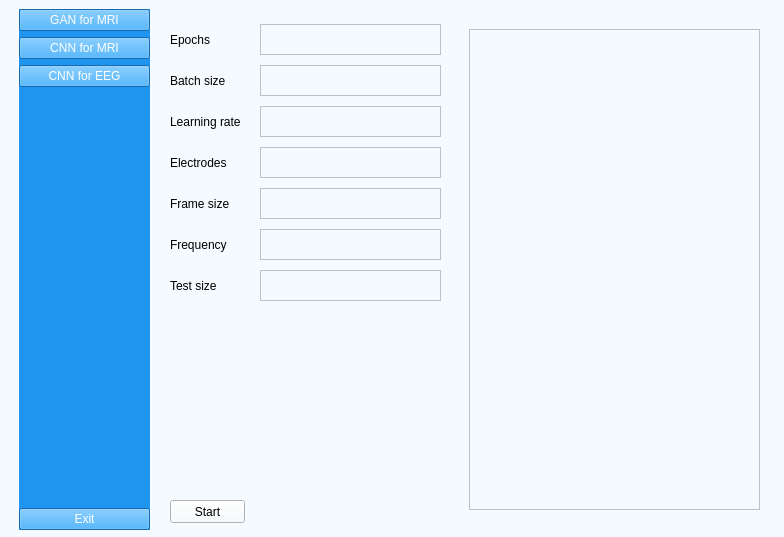
<?xml version="1.0" encoding="UTF-8"?>
<ui version="4.0">
 <class>MainWindow</class>
 <widget class="QMainWindow" name="MainWindow">
  <property name="geometry">
   <rect>
    <x>0</x>
    <y>0</y>
    <width>784</width>
    <height>537</height>
   </rect>
  </property>
  <property name="windowTitle">
   <string>MainWindow</string>
  </property>
  <property name="styleSheet">
   <string notr="true">background-color: rgb(245, 250, 254);</string>
  </property>
  <widget class="QWidget" name="centralwidget">
   <widget class="QWidget" name="buttons_widget" native="true">
    <property name="geometry">
     <rect>
      <x>19</x>
      <y>9</y>
      <width>131</width>
      <height>521</height>
     </rect>
    </property>
    <property name="styleSheet">
     <string notr="true">QWidget{
	background-color: rgb(31, 149, 239);
}
QPushButton{
	color:white;
	text-align:center;
}</string>
    </property>
    <layout class="QVBoxLayout" name="verticalLayout_2">
     <item>
      <layout class="QVBoxLayout" name="verticalLayout">
       <item>
        <widget class="QPushButton" name="GAN_MRI_Button">
         <property name="text">
          <string>GAN for MRI</string>
         </property>
         <property name="checkable">
          <bool>true</bool>
         </property>
         <property name="autoExclusive">
          <bool>true</bool>
         </property>
        </widget>
       </item>
       <item>
        <widget class="QPushButton" name="CNN_MRI_Botton">
         <property name="text">
          <string>CNN for MRI</string>
         </property>
         <property name="checkable">
          <bool>true</bool>
         </property>
         <property name="autoExclusive">
          <bool>true</bool>
         </property>
        </widget>
       </item>
       <item>
        <widget class="QPushButton" name="CNN_EEG_Button">
         <property name="text">
          <string>CNN for EEG</string>
         </property>
         <property name="checkable">
          <bool>true</bool>
         </property>
         <property name="autoExclusive">
          <bool>true</bool>
         </property>
        </widget>
       </item>
      </layout>
     </item>
     <item>
      <spacer name="verticalSpacer">
       <property name="orientation">
        <enum>Qt::Vertical</enum>
       </property>
       <property name="sizeHint" stdset="0">
        <size>
         <width>20</width>
         <height>382</height>
        </size>
       </property>
      </spacer>
     </item>
     <item>
      <widget class="QPushButton" name="exitButton">
       <property name="text">
        <string>Exit</string>
       </property>
      </widget>
     </item>
    </layout>
   </widget>
   <widget class="QWidget" name="main_widget" native="true">
    <property name="geometry">
     <rect>
      <x>160</x>
      <y>10</y>
      <width>621</width>
      <height>521</height>
     </rect>
    </property>
    <widget class="QWidget" name="widget" native="true">
     <property name="geometry">
      <rect>
       <x>299</x>
       <y>9</y>
       <width>311</width>
       <height>501</height>
      </rect>
     </property>
     <widget class="QTextEdit" name="terminal_Window">
      <property name="geometry">
       <rect>
        <x>10</x>
        <y>10</y>
        <width>291</width>
        <height>481</height>
       </rect>
      </property>
     </widget>
    </widget>
    <widget class="QPushButton" name="startButton">
     <property name="geometry">
      <rect>
       <x>10</x>
       <y>490</y>
       <width>75</width>
       <height>23</height>
      </rect>
     </property>
     <property name="text">
      <string>Start</string>
     </property>
    </widget>
    <widget class="QWidget" name="widget_2" native="true">
     <property name="geometry">
      <rect>
       <x>10</x>
       <y>10</y>
       <width>271</width>
       <height>285</height>
      </rect>
     </property>
     <layout class="QVBoxLayout" name="verticalLayout_4">
      <item>
       <layout class="QHBoxLayout" name="horizontalLayout">
        <item>
         <widget class="QLabel" name="epochs">
          <property name="text">
           <string>Epochs</string>
          </property>
         </widget>
        </item>
        <item>
         <widget class="QTextEdit" name="textEdit_epochs">
          <property name="minimumSize">
           <size>
            <width>181</width>
            <height>31</height>
           </size>
          </property>
          <property name="maximumSize">
           <size>
            <width>181</width>
            <height>31</height>
           </size>
          </property>
         </widget>
        </item>
       </layout>
      </item>
      <item>
       <layout class="QHBoxLayout" name="horizontalLayout_2">
        <item>
         <widget class="QLabel" name="batch_size">
          <property name="text">
           <string>Batch size</string>
          </property>
         </widget>
        </item>
        <item>
         <widget class="QTextEdit" name="textEdit_batch_size">
          <property name="minimumSize">
           <size>
            <width>181</width>
            <height>31</height>
           </size>
          </property>
          <property name="maximumSize">
           <size>
            <width>181</width>
            <height>31</height>
           </size>
          </property>
         </widget>
        </item>
       </layout>
      </item>
      <item>
       <layout class="QHBoxLayout" name="horizontalLayout_3">
        <item>
         <widget class="QLabel" name="learning_rate">
          <property name="text">
           <string>Learning rate</string>
          </property>
         </widget>
        </item>
        <item>
         <widget class="QTextEdit" name="textEdit_learning_rate">
          <property name="minimumSize">
           <size>
            <width>181</width>
            <height>31</height>
           </size>
          </property>
          <property name="maximumSize">
           <size>
            <width>181</width>
            <height>31</height>
           </size>
          </property>
         </widget>
        </item>
       </layout>
      </item>
      <item>
       <layout class="QHBoxLayout" name="horizontalLayout_4">
        <item>
         <widget class="QLabel" name="electrodes">
          <property name="text">
           <string>Electrodes</string>
          </property>
         </widget>
        </item>
        <item>
         <widget class="QTextEdit" name="textEdit_electrodes">
          <property name="minimumSize">
           <size>
            <width>181</width>
            <height>31</height>
           </size>
          </property>
          <property name="maximumSize">
           <size>
            <width>181</width>
            <height>31</height>
           </size>
          </property>
         </widget>
        </item>
       </layout>
      </item>
      <item>
       <layout class="QHBoxLayout" name="horizontalLayout_5">
        <item>
         <widget class="QLabel" name="frame_size">
          <property name="text">
           <string>Frame size</string>
          </property>
         </widget>
        </item>
        <item>
         <widget class="QTextEdit" name="textEdit_frame_size">
          <property name="minimumSize">
           <size>
            <width>181</width>
            <height>31</height>
           </size>
          </property>
          <property name="maximumSize">
           <size>
            <width>181</width>
            <height>31</height>
           </size>
          </property>
         </widget>
        </item>
       </layout>
      </item>
      <item>
       <layout class="QHBoxLayout" name="horizontalLayout_6">
        <item>
         <widget class="QLabel" name="frequency">
          <property name="text">
           <string>Frequency</string>
          </property>
         </widget>
        </item>
        <item>
         <widget class="QTextEdit" name="textEdit_frequency">
          <property name="minimumSize">
           <size>
            <width>181</width>
            <height>31</height>
           </size>
          </property>
          <property name="maximumSize">
           <size>
            <width>181</width>
            <height>31</height>
           </size>
          </property>
         </widget>
        </item>
       </layout>
      </item>
      <item>
       <layout class="QHBoxLayout" name="horizontalLayout_7">
        <item>
         <widget class="QLabel" name="test_size">
          <property name="text">
           <string>Test size</string>
          </property>
         </widget>
        </item>
        <item>
         <widget class="QTextEdit" name="textEdit">
          <property name="minimumSize">
           <size>
            <width>181</width>
            <height>31</height>
           </size>
          </property>
          <property name="maximumSize">
           <size>
            <width>181</width>
            <height>31</height>
           </size>
          </property>
         </widget>
        </item>
       </layout>
      </item>
     </layout>
    </widget>
   </widget>
  </widget>
 </widget>
 <resources/>
 <connections/>
</ui>
